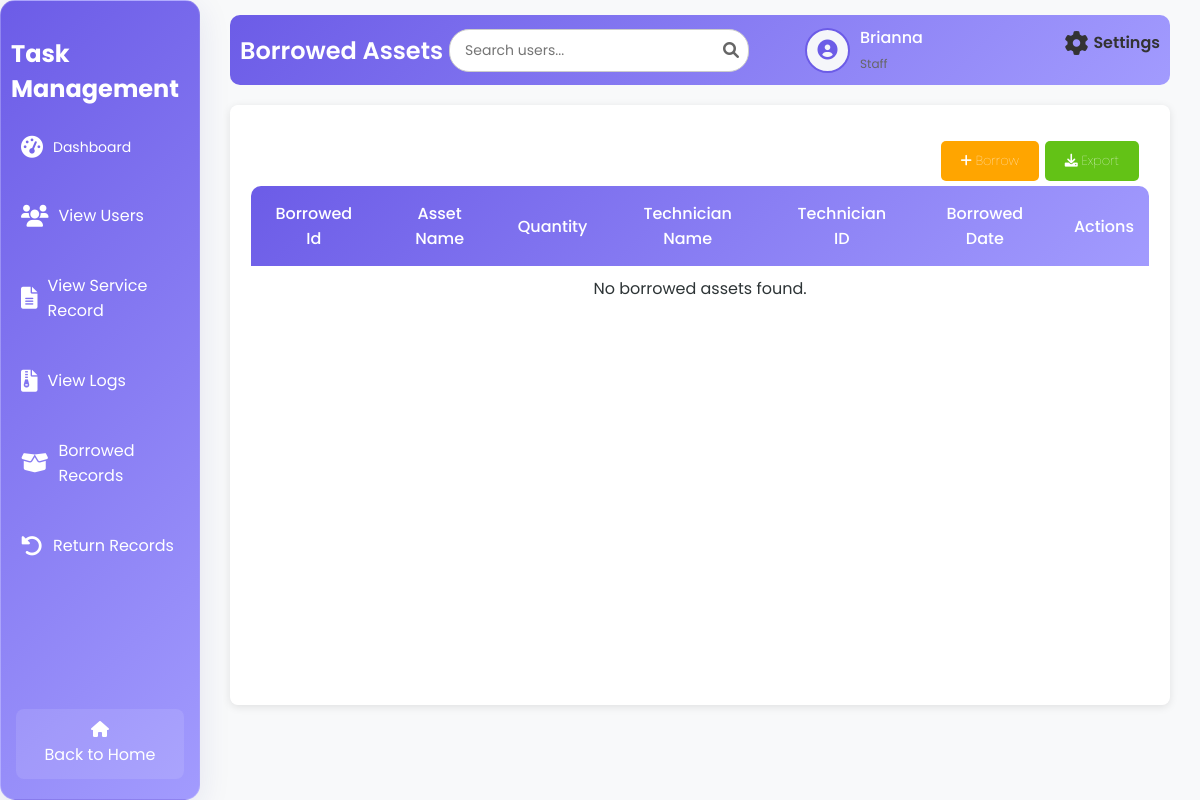
Before: /borrowedT.php (signed in) with the older database file.
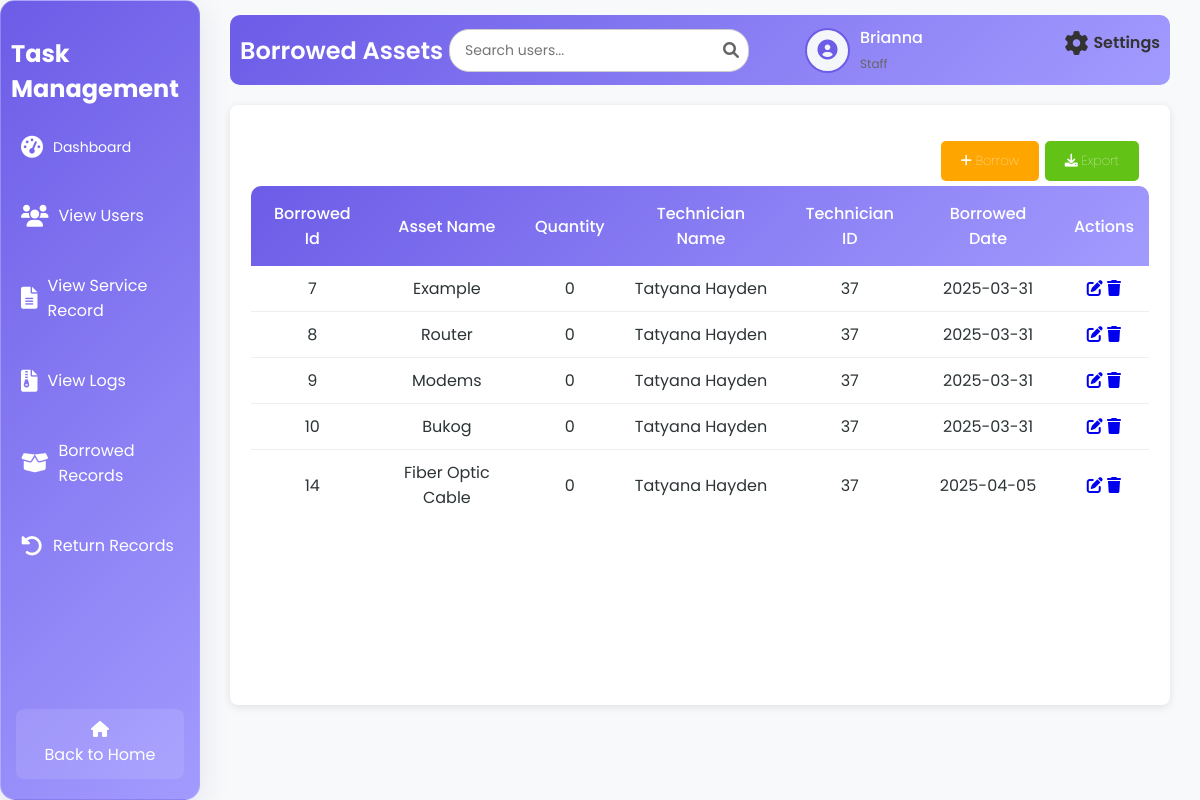
After: the same page with the newer database file.
### tables this page shows
CREATE TABLE `tbl_user` (
  `u_id` int(50) NOT NULL,
  `u_fname` varchar(200) NOT NULL,
  `u_lname` varchar(200) NOT NULL,
  `u_email` varchar(200) NOT NULL,
  `u_username` varchar(200) NOT NULL,
  `u_password` varchar(200) NOT NULL,
  `u_type` varchar(200) NOT NULL,
  `u_status` varchar(200) NOT NULL
);

CREATE TABLE `tbl_borrowed` (
  `b_id` int(50) NOT NULL,
  `b_assets_name` varchar(100) NOT NULL,
  `b_quantity` int(50) NOT NULL,
  `b_technician_name` varchar(100) NOT NULL,
  `b_date` date NOT NULL,
  `b_technician_id` int(50) NOT NULL
);

### borrowedT.php (the view, shortened to what this page needs)
<?php
include 'db.php';
$username = $_SESSION['username'] ?? '';
$lastName = '';
$firstName = '';
$userType = '';
if ($conn) {
    $sql = "SELECT u_fname, u_lname, u_type FROM tbl_user WHERE u_username = ?";
    $stmt = $conn->prepare($sql);
    $stmt->bind_param("s", $username);
    $stmt->execute();
    $stmt->bind_result($firstName, $lastName, $userType);
    $sqlBorrowed = "SELECT b_id, b_assets_name, b_quantity, b_technician_name, b_technician_id, b_date FROM tbl_borrowed";
    $resultBorrowed = $conn->query($sqlBorrowed);
} else {
    echo "Database connection failed.";
    exit();
}
$avatarPath = $_SESSION['avatarPath'];
?>
<!DOCTYPE html>
<html lang="en">
<head>
    <link rel="stylesheet" href="borrowed.css">
    <link rel="stylesheet" href="https://cdnjs.cloudflare.com/ajax/libs/font-awesome/6.0.0-beta3/css/all.min.css">
</head>
<body>
<div class="wrapper">
    <div class="sidebar glass-container">
        <h2>Task Management</h2>
        <ul>
            <li><a href="adminD.php"><i class="fas fa-tachometer-alt"></i> <span>Dashboard</span></a></li>
            <li><a href="viewU.php"><i class="fas fa-users"></i> View Users</a></li>
            <li><a href="view_service_record.php"><i class="fas fa-file-alt"></i> View Service Record</a></li>
            <li><a href="logs.php"><i class="fas fa-file-archive"></i> View Logs</a></li>
            <li><a href="borrowedT.php"><i class="fas fa-box-open"></i>Borrowed Records</a></li>
            <li><a href="returnT.php"><i class="fas fa-undo-alt"></i> Return Records</a></li>
        </ul>
        <footer>
            <a href="index.php" class="back-home"><i class="fas fa-home"></i> Back to Home</a>
        </footer>
    </div>
    <div class="container">
        <div class="upper">
            <h1>Borrowed Assets</h1>
            <div class="search-container">
                <input type="text" class="search-bar" id="searchInput" placeholder="Search users..." onkeyup="searchUsers()">
                <span class="search-icon"><i class="fas fa-search"></i></span>
            </div>
            <div class="user-profile">
                <div class="user-icon">
                    <?php
                    if (!empty($avatarPath) && file_exists(str_replace('?' . time(), '', $avatarPath))) {
                        echo "<img src='" . htmlspecialchars($avatarPath, ENT_QUOTES, 'UTF-8') . "' alt='User Avatar'>";
                    } else {
                        echo "<i class='fas fa-user-circle'></i>";
                    }
                    ?>
                </div>
                <div class="user-details">
                    <span><?php echo htmlspecialchars($firstName, ENT_QUOTES, 'UTF-8'); ?></span>
                    <small><?php echo htmlspecialchars(ucfirst($userType), ENT_QUOTES, 'UTF-8'); ?></small>
                </div>
                <a href="settings.php" class="settings-link">
                    <i class="fas fa-cog"></i>
                    <span>Settings</span>
                </a>
            </div>
        </div>
        <div class="table-box glass-container">
            <div class="borrowed">
                <div class="button-container">
                    <a href="borrowA.php" class="borrow-btn"><i class="fas fa-plus"></i> Borrow</a>
                    <a href="createTickets.php" class="export-btn"><i class="fas fa-download"></i> Export</a>
                </div>
                <table>
                    <thead>
                        <tr>
                            <th>Borrowed Id</th>
                            <th>Asset Name</th>
                            <th>Quantity</th>
                            <th>Technician Name</th>
                            <th>Technician ID</th>
                            <th>Borrowed Date</th>
                            <th>Actions</th>
                        </tr>
                    </thead>
                    <tbody>
                        <?php
                        if ($resultBorrowed && $resultBorrowed->num_rows > 0) {
                            while ($row = $resultBorrowed->fetch_assoc()) {
                                echo "<tr>
                                        <td>{$row['b_id']}</td>
                                        <td>{$row['b_assets_name']}</td>
                                        <td>{$row['b_quantity']}</td>
                                        <td>{$row['b_technician_name']}</td>
                                        <td>{$row['b_technician_id']}</td>
                                        <td>{$row['b_date']}</td>
                                        <td>
                                            <a href='editR.php?id={$row['b_id']}'><i class='fas fa-edit'></i></a>
                                            <a href='deleteR.php?id={$row['b_id']}' onclick='return confirm(\"Are you sure you want to delete this record?\")'><i class='fas fa-trash'></i></a>
                                        </td>
                                      </tr>";
                            }
                        } else {
                            echo "<tr><td colspan='7'>No borrowed assets found.</td></tr>";
                        }
                        ?>
                    </tbody>
                </table>
            </div>
        </div>
    </div>
</div>
</body>
</html>

Changed rows visible on the page:
added tbl_borrowed: b_id "7", b_assets_name "Example", b_quantity "0", b_technician_name "Tatyana Hayden", b_technician "37", b_date "2025-03-31"
added tbl_borrowed: b_id "8", b_assets_name "Router", b_quantity "0", b_technician_name "Tatyana Hayden", b_technician "37", b_date "2025-03-31"
added tbl_borrowed: b_id "9", b_assets_name "Modems", b_quantity "0", b_technician_name "Tatyana Hayden", b_technician "37", b_date "2025-03-31"
added tbl_borrowed: b_id "10", b_assets_name "Bukog", b_quantity "0", b_technician_name "Tatyana Hayden", b_technician "37", b_date "2025-03-31"
added tbl_borrowed: b_id "14", b_assets_name "Fiber Optic Cable", b_quantity "0", b_technician_name "Tatyana Hayden", b_technician "37", b_date "2025-04-05"
Other visible differences:
text no longer shown: "No borrowed assets found."
